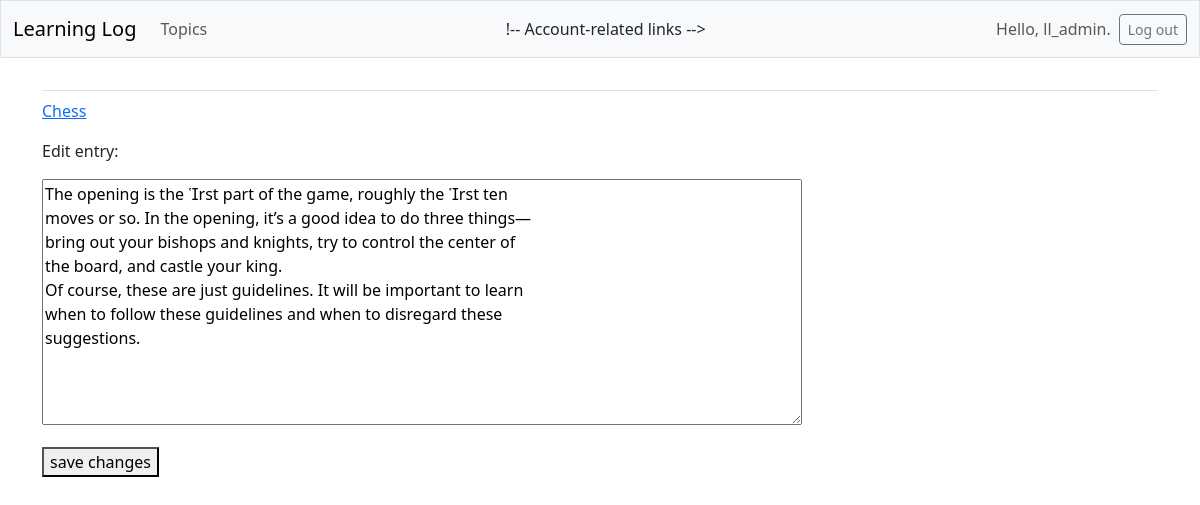
The page /edit_entry/1/ (signed in) on the database its author committed.
### learning_logs/models.py (models this page shows, shortened)
class Topic(models.Model):
    text = models.CharField(max_length=200)
    date_added = models.DateTimeField(auto_now_add=True)
    owner = models.ForeignKey(User, on_delete=models.CASCADE)
    def __str__(self):
        return self.text

class Entry(models.Model):
    topic = models.ForeignKey(Topic, on_delete=models.CASCADE)
    text = models.TextField()
    date_added = models.DateTimeField(auto_now_add=True)
    class Meta:
        verbose_name_plural = 'entries'

### learning_logs/views.py (the view)
# urls.py: path('edit_entry/<int:entry_id>/', views.edit_entry, name='edit_entry'),
@login_required
def edit_entry(request, entry_id):
    entry = Entry.objects.get(id=entry_id)
    topic = entry.topic
    if topic.owner != request.user:
        raise Http404
    if request.method != 'POST':
        form = EntryForm(instance=entry)
    else:
        form = EntryForm(instance=entry, data=request.POST)
        if form.is_valid():
            form.save()
            return HttpResponseRedirect(reverse('learning_logs:topic',
                                        args=[topic.id]))
    context = {'entry': entry, 'topic': topic, 'form': form}
    return render(request, 'learning_logs/edit_entry.html', context)

### learning_logs/forms.py
class EntryForm(forms.ModelForm):
    class Meta:
        model = Entry
        fields = ['text']
        labels = {'text': ''}
        widgets = {'text': forms.Textarea(attrs={'cols': 80})}

### learning_logs/templates/learning_logs/edit_entry.html (shortened to what this page needs)
{% extends "learning_logs/base.html" %}
{% block content %}
    <p><a href="{% url 'learning_logs:topic' topic.id %}">{{ topic }}</a></p>
    <p>Edit entry:</p>
    <form action="{% url 'learning_logs:edit_entry' entry.id %}" method='post'>
        {{ form.as_p }}
        <button name="submit">save changes</button>
    </form>
{% endblock content %}

### learning_logs/templates/learning_logs/base.html (shortened to what this page needs)
<!doctype html>
<html lang="en">
<head>
    {% load django_bootstrap5 %}
    {% bootstrap_css %}
</html>
<body>
    <nav class="navbar navbar-expand-md navbar-light bg-light mb-4 border">
        <div class="container-fluid">
            <a class="navbar-brand" href="{% url 'learning_logs:index' %}">
                Learning Log</a>
            <div class="collapse navbar-collapse" id="navbarCollapse">
                <ul class="navbar-nav me-auto mb-2 mb-md-0">
                    <li class="nav-item">
                        <a class="nav-link" href="{% url 'learning_logs:topics' %}">
                            Topics</a></li>
                </ul>
                !-- Account-related links -->
                <ul class="navbar-nav ms-auto mb-2 mb-md-0">
                    {% if user.is_authenticated %}
                        <li class="nav-item">
                            <span class="navbar-text me-2">Hello, {{ user.username }}.
                                </span></li>
                    {% endif %}
                </ul>
                {% if user.is_authenticated %}
                    <form action="{% url 'users:logout' %}" method='post'>
                        <button name='submit' class='btn btn-outline-secondary btn-sm'>
                            Log out</button>
                    </form>
                {% endif %}
            </div>
        </div>
    </nav>
    <main class="container">
        <div class="pb-2 mb-2 border-bottom">
        </div>
        <div>
            {% block content %}{% endblock content %}
        </div>
    </main>
</body>
</html>

### rows shown on the page
Topic: text "Chess"
Entry: text "The opening is the rst part of the game, roughly the rst ten moves or so. In the opening, it’s a good idea to do three things— bring out your bishops and knights, try to control the center of the board, and castle your king. Of course, these are just guidelines. It will be important to learn when to follow these guidelines and when to disregard these suggestions."

### other values the page prints
{{ user.username }} "ll_admin"
